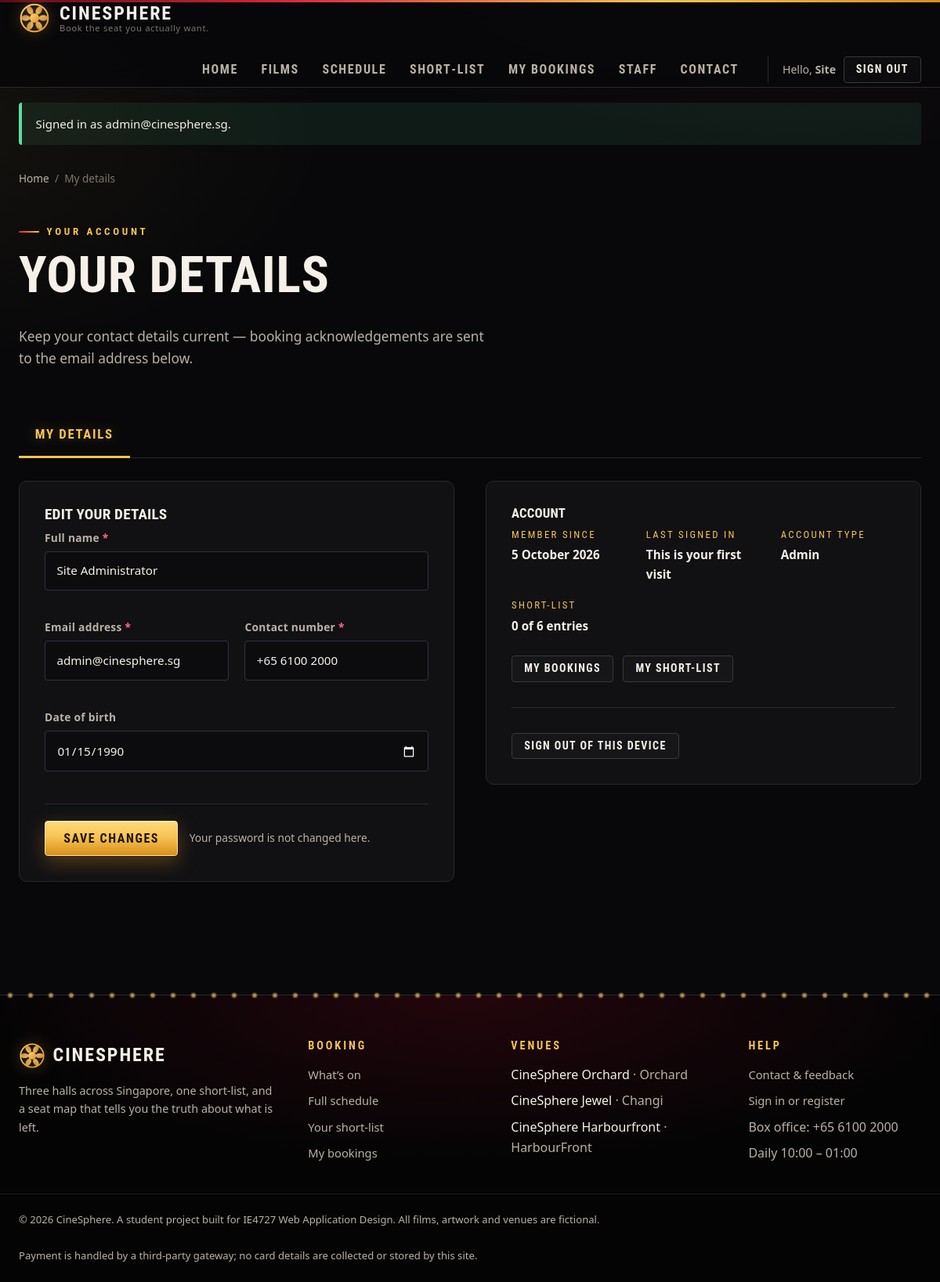
The app's page /account.php (signed in) with its own data.
### tables this page shows
CREATE TABLE users (
    user_id       INT AUTO_INCREMENT PRIMARY KEY,
    full_name     VARCHAR(80)  NOT NULL,
    email         VARCHAR(120) NOT NULL,
    phone         VARCHAR(20)  NOT NULL,
    password_hash VARCHAR(255) NOT NULL,
    birth_date    DATE         DEFAULT NULL,
    role          ENUM('customer','admin') NOT NULL DEFAULT 'customer',
    is_active     TINYINT(1)   NOT NULL DEFAULT 1,
    created_at    DATETIME     NOT NULL DEFAULT CURRENT_TIMESTAMP,
    last_login    DATETIME     DEFAULT NULL,
    CONSTRAINT uq_users_email UNIQUE (email)
);

CREATE TABLE cinemas (
    cinema_id   INT AUTO_INCREMENT PRIMARY KEY,
    name        VARCHAR(80)  NOT NULL,
    location    VARCHAR(80)  NOT NULL,
    address     VARCHAR(200) NOT NULL,
    phone       VARCHAR(20)  NOT NULL,
    opening_hrs VARCHAR(60)  NOT NULL DEFAULT '10:00 - 01:00 daily'
);

### account.php (the view, shortened to what the rows shown need)
<?php
require_once __DIR__ . '/includes/auth.php';
$me  = current_user();
$tab = (string) ($_GET['tab'] ?? ($me ? 'details' : 'login'));
$log   = take_form('login');
$det   = take_form('details');
$logE  = $log['errors'];  $logO = $log['old'];
$detE  = $det['errors'];  $detO = $det['old'];
require __DIR__ . '/includes/header.php';
?>
<section class="section-tight">
  <div class="container">
    <h1><?= $me ? 'Your details' : 'Sign in or create an account' ?></h1>
  </div>
</section>
<div class="container" style="padding-bottom:4rem;">
<?php if ($tab === 'login'): ?>
  <div class="grid grid-2" style="gap:2.5rem;align-items:start;">
    <div class="card card-pad-lg">
      <h2 style="font-size:1.2rem;">Sign in</h2>
      <p class="notice notice-error form-summary" <?= $logE ? '' : 'hidden' ?>>
        <?= $logE ? e(reset($logE)) : '' ?>
      </p>
      <form method="post" action="process_login.php" data-validate>
        <?= csrf_field() ?>
        <div class="form-grid">
          <div class="field field-wide <?= isset($logE['email']) ? 'has-error' : '' ?>">
            <label for="l-email">Email address <span class="req">*</span></label>
            <input type="email" name="email" id="l-email"
                   value="<?= e($logO['email'] ?? '') ?>"
                   required maxlength="120" autocomplete="email"
                   placeholder="you@example.com"
                   data-check="email">
            <span class="error"><?= e($logE['email'] ?? '') ?></span>
          </div>
          <div class="field field-wide <?= isset($logE['password']) ? 'has-error' : '' ?>">
            <label for="l-pass">Password <span class="req">*</span></label>
            <input type="password" name="password" id="l-pass"
                   required maxlength="64" autocomplete="current-password"
                   data-check="required">
            <span class="error"><?= e($logE['password'] ?? '') ?></span>
          </div>
          <div class="field field-wide">
            <label class="check-row">
              <input type="checkbox" name="remember" value="1"
                     <?= !empty($logO['remember']) ? 'checked' : '' ?>>
              <span>Keep me signed in on this computer</span>
            </label>
          </div>
        </div>
        <div class="form-actions">
          <button type="submit" class="btn btn-primary btn-lg" data-busy="Signing in&hellip;">
            Sign in
          </button>
          <span class="small muted">
            No account yet? <a href="account.php?tab=register">Create one</a>.
          </span>
        </div>
      </form>
    </div>
    <div class="card card-pad-lg">
      <h2 style="font-size:1.05rem;">Try it without registering</h2>
      <p class="small muted">
        This is a coursework build, so it ships with two accounts already in
        the database. Both are ordinary rows in the <code>users</code> table
        with bcrypt-hashed passwords.
      </p>
      <div class="table-wrap" style="margin-top:1rem;">
        <table class="data" style="min-width:auto;">
          <thead>
            <tr>
              <th scope="col">Role</th>
              <th scope="col">Email</th>
              <th scope="col">Password</th>
            </tr>
          </thead>
          <tbody>
            <tr>
              <td>Customer</td>
              <td><code>demo@cinesphere.sg</code></td>
              <td><code>Demo@123</code></td>
            </tr>
            <tr>
              <td>Staff</td>
              <td><code>admin@cinesphere.sg</code></td>
              <td><code>Admin@123</code></td>
            </tr>
          </tbody>
        </table>
      </div>
      <p class="small muted" style="margin-top:1rem;margin-bottom:0;">
        The staff account also unlocks the Staff page, where films and
        screenings are added and feedback is triaged.
      </p>
    </div>
  </div>
<!-- ==================================================================
     REGISTER
     ================================================================== -->
<?php else: ?>
  <div class="grid grid-2" style="gap:2.5rem;align-items:start;">
    <div class="card card-pad-lg">
      <h2 style="font-size:1.2rem;">Edit your details</h2>
      <form method="post" action="process_account.php" data-validate>
        <div class="form-grid">
          <div class="field field-wide <?= isset($detE['full_name']) ? 'has-error' : '' ?>">
            <label for="d-name">Full name <span class="req">*</span></label>
            <input type="text" name="full_name" id="d-name"
                   value="<?= e($detO['full_name'] ?? $me['full_name']) ?>"
                   required minlength="3" maxlength="80" data-check="name">
            <span class="error"><?= e($detE['full_name'] ?? '') ?></span>
          </div>
          <div class="field <?= isset($detE['email']) ? 'has-error' : '' ?>">
            <label for="d-email">Email address <span class="req">*</span></label>
            <input type="email" name="email" id="d-email"
                   value="<?= e($detO['email'] ?? $me['email']) ?>"
                   required maxlength="120" data-check="email">
            <span class="error"><?= e($detE['email'] ?? '') ?></span>
          </div>
          <div class="field <?= isset($detE['phone']) ? 'has-error' : '' ?>">
            <label for="d-phone">Contact number <span class="req">*</span></label>
            <input type="tel" name="phone" id="d-phone"
                   value="<?= e($detO['phone'] ?? $me['phone']) ?>"
                   required maxlength="20"
                   pattern="[+]?[0-9 \-()]{8,20}" data-check="phone">
            <span class="error"><?= e($detE['phone'] ?? '') ?></span>
          </div>
          <div class="field field-wide <?= isset($detE['birth_date']) ? 'has-error' : '' ?>">
            <label for="d-dob">Date of birth</label>
            <input type="date" name="birth_date" id="d-dob"
                   value="<?= e($detO['birth_date'] ?? ($me['birth_date'] ?? '')) ?>"
                   max="<?= e(date('Y-m-d')) ?>" data-check="birthdate">
            <span class="error"><?= e($detE['birth_date'] ?? '') ?></span>
          </div>
        </div>
        <div class="form-actions">
          <button type="submit" class="btn btn-primary" data-busy="Saving&hellip;">
            Save changes
          </button>
          <span class="small muted">Your password is not changed here.</span>
        </div>
      </form>
    </div>
    <div class="card card-pad-lg">
      <h2 style="font-size:1.05rem;">Account</h2>
      <dl class="spec-list" style="border:0;padding:0;margin-top:0;">
        <div><dt>Member since</dt>
          <dd><?= e(date('j F Y', strtotime($me['created_at']))) ?></dd></div>
        <div><dt>Last signed in</dt>
          <dd><?= $me['last_login']
                ? e(date('j M Y, g:i A', strtotime($me['last_login'])))
                : 'This is your first visit' ?></dd></div>
        <div><dt>Account type</dt>
          <dd><?= e(ucfirst($me['role'])) ?></dd></div>
        <div><dt>Short-list</dt>
          <dd><?= preference_count((int) $me['user_id']) ?> of <?= (int) MAX_PREFERENCES ?> entries</dd></div>
      </dl>
      <div class="btn-row" style="margin-top:1.4rem;">
        <a class="btn btn-ghost btn-sm" href="mybookings.php">My bookings</a>
        <a class="btn btn-ghost btn-sm" href="preferences.php">My short-list</a>
      </div>
      <hr>
      <form method="post" action="logout.php">
        <button type="submit" class="btn btn-ghost btn-sm">Sign out of this device</button>
      </form>
    </div>
  </div>
<?php endif; ?>
</div>
<?php require __DIR__ . '/includes/footer.php'; ?>

### includes/header.php (shortened to what the rows shown need)
<?php
require_once __DIR__ . '/auth.php';
$me         = current_user();
?>
<!DOCTYPE html>
<html lang="en">
<head>
<link rel="stylesheet" href="css/style.css?v=<?= (int) filemtime(__DIR__ . '/../css/style.css') ?>">
</head>
<body>
<header class="site-header">
  <div class="container header-inner">
    <nav id="site-navigation" class="site-nav" aria-label="Main">
      <div class="nav-account">
        <?php if ($me): ?>
          <span class="who">Hello, <strong><?= e(explode(' ', $me['full_name'])[0]) ?></strong></span>
          <form method="post" action="logout.php" class="inline-form">
            <button type="submit" class="btn btn-ghost btn-sm">Sign out</button>
          </form>
        <?php else: ?>
          <a class="btn btn-ghost btn-sm" href="account.php">Sign in</a>
          <a class="btn btn-primary btn-sm" href="account.php?tab=register">Register</a>
        <?php endif; ?>
      </div>
    </nav>
  </div>
</header>
<main id="main">

### includes/footer.php (shortened to what the rows shown need)
</main>
<footer class="site-footer">
  <div class="container footer-grid">
    <div class="footer-col">
      <ul class="plain">
<?php
require_once __DIR__ . '/functions.php';
foreach (db_all('SELECT name, location FROM cinemas ORDER BY cinema_id') as $c): ?>
        <li><?= e($c['name']) ?> <span class="muted">&middot; <?= e($c['location']) ?></span></li>
<?php endforeach; ?>
      </ul>
    </div>
  </div>
</footer>
</body>
</html>

### records on screen
users: full_name "Site", full_name "Site Administrator", email "admin@cinesphere.sg", phone "+65 6100 2000", birth_date "01/15/1990", created_at "5 October 2026", role "Admin"
cinemas: name "CineSphere Orchard", location "Orchard"
cinemas: name "CineSphere Jewel", location "Changi"
cinemas: name "CineSphere Harbourfront", location "HarbourFront"

### other values on screen
SITE_NAME "CINESPHERE"
SITE_TAGLINE "Book the seat you actually want."
$f['msg'] "Signed in as admin@cinesphere.sg."
preference_count((int) $me['user_id']) "0"
MAX_PREFERENCES "6"
SITE_NAME "CineSphere"
